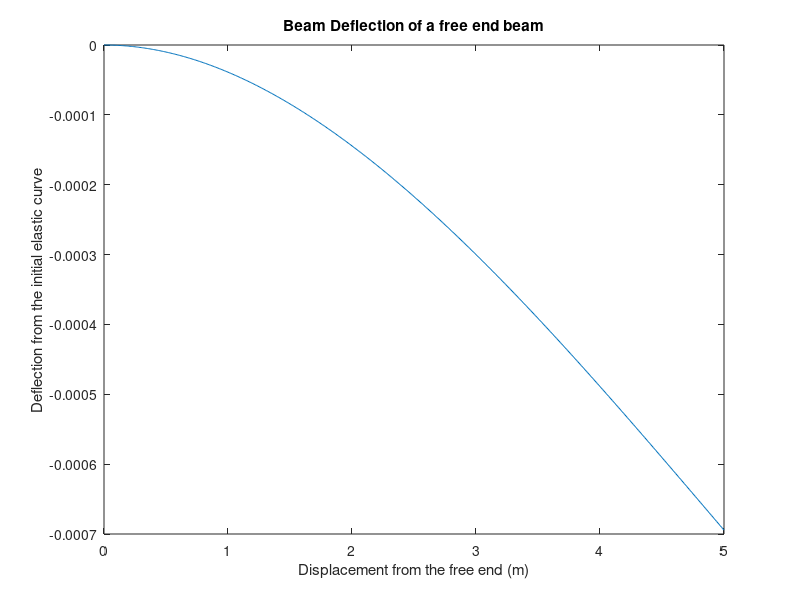

This figure's MATLAB source:
%Beam Deflection Example 

%A simple program that simulates beam deflection of a 
%cantilever beam with a free end 

%Written By: Eric Yun
%Date:12/07/2023

%Note: Formulae are provided by a course textbook for 
%a mechanical engineering course at University of Canterbury 

%Initialisation 

P = 100000 %Pa 
L = 5 %m 
E = 2000000 %Pa
I = 3000 %kgm^2
increment = 0.01 %m, simulation increment 

x = [5] %Displacement from the free end 
v = [((P/(6*E*I)))*(-x(1)^3+3*L^2*x(1)-2*L^3)] %Deflection at the free end 
enumeration = L/increment %Sets the limit of recursion 

%Elastic Curve Equation 

for i = 1:1:enumeration 
    x(i+1) = x(i) - increment 
end  

for i = 1:1:enumeration 
    v(i+1) = (P/(6*E*I))*(-x(i+1)^3+x(i+1)*3*L^2-2*L^3)
end

plot(x(end:-1:1), v)
title('Beam Deflection of a free end beam')
xlabel("Displacement from the free end (m)")
ylabel("Deflection from the initial elastic curve")